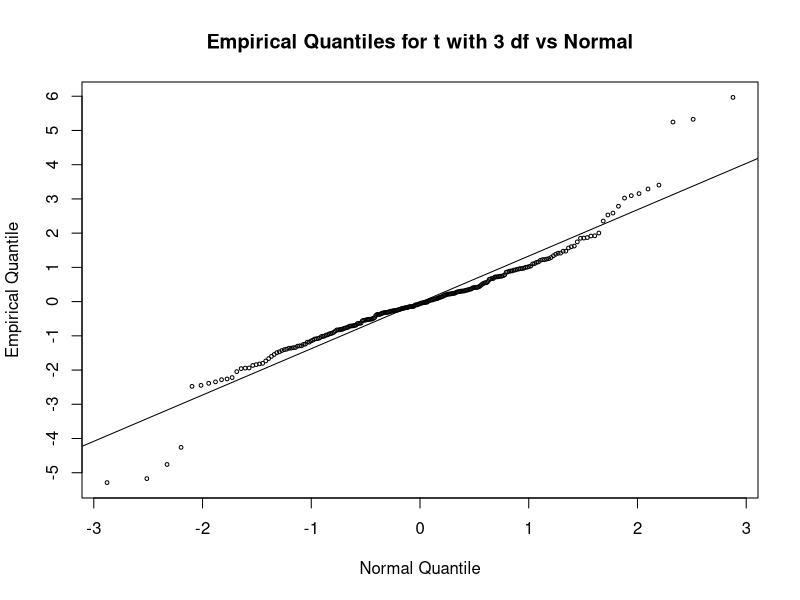
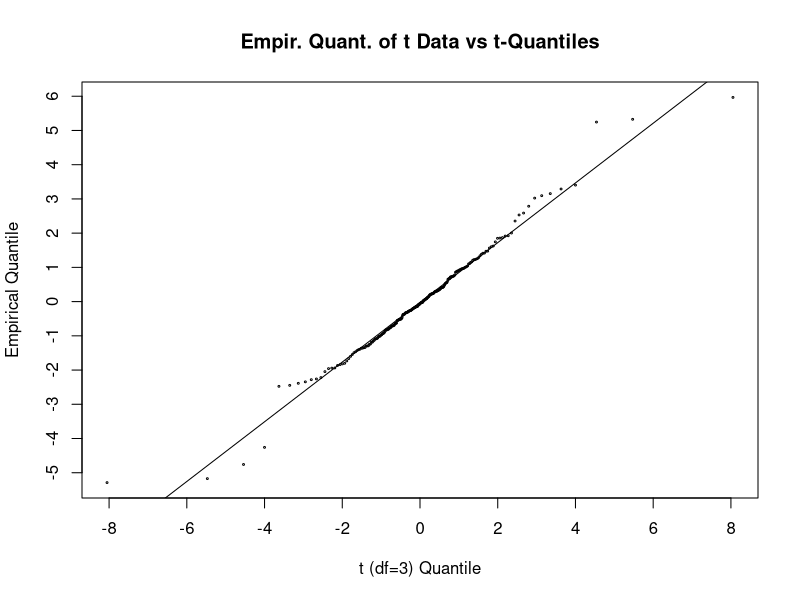
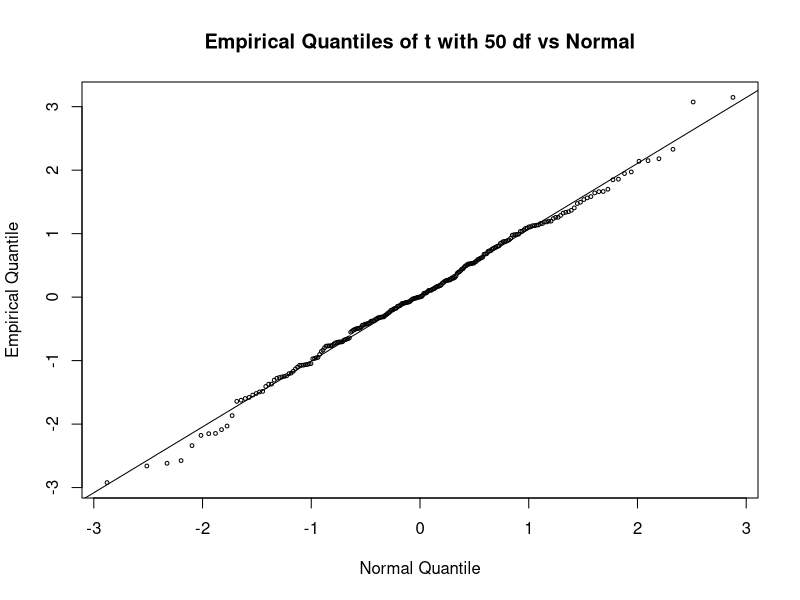
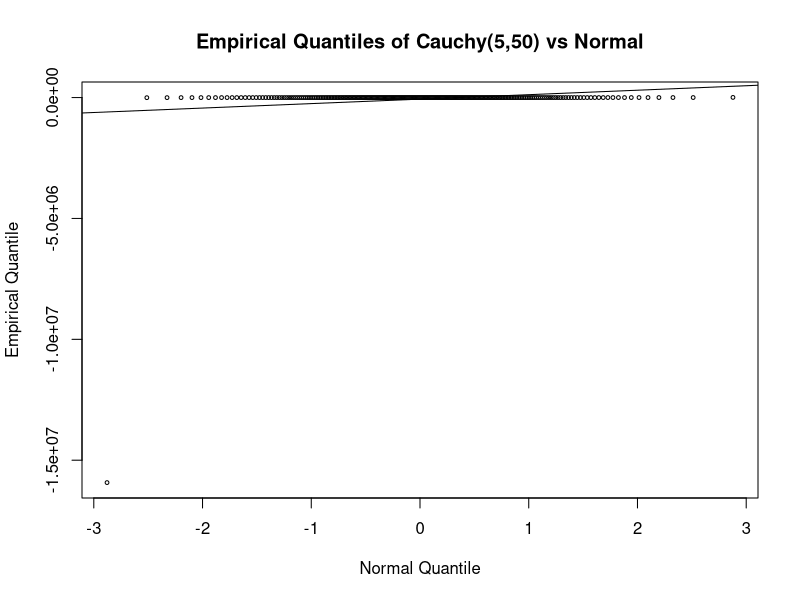
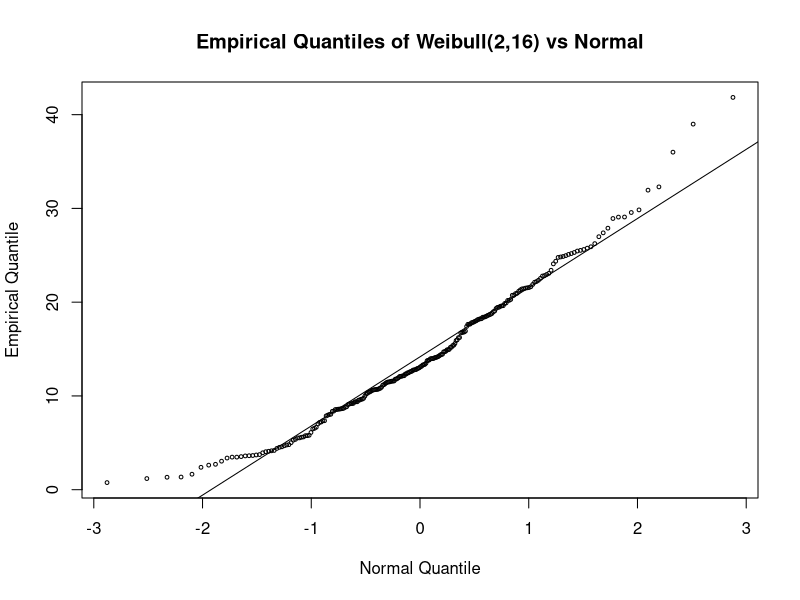
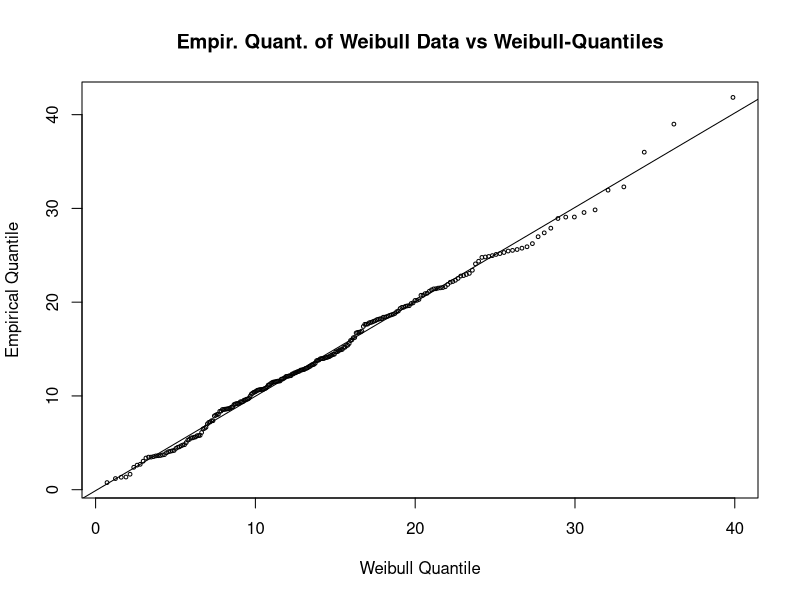
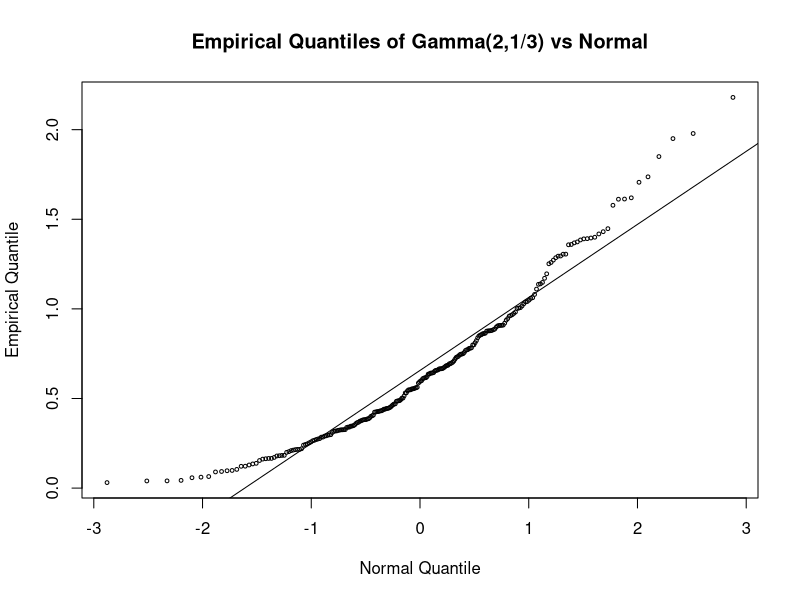
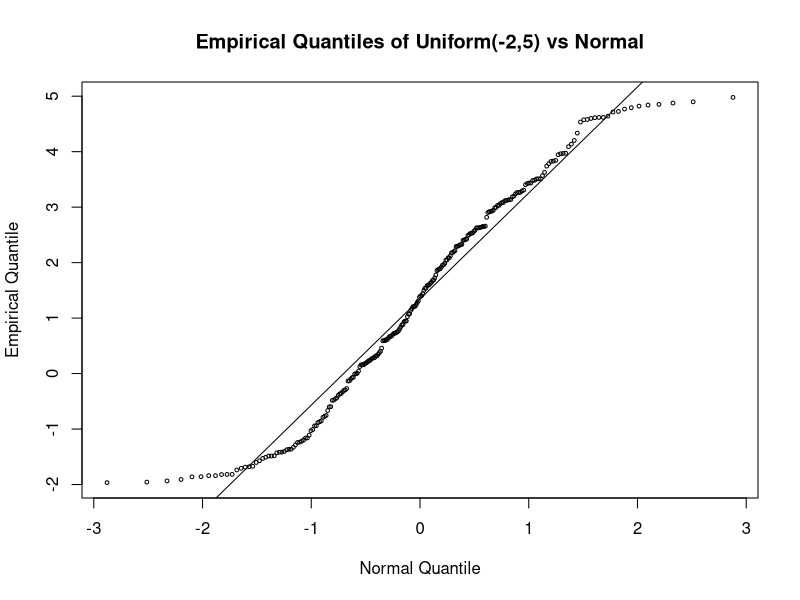

Write the R code that produced these figures, in order.
#The following R program generates data from various specified distributions
#and the plots the generated data various various reference distributions.
# This program is refdist.R in R Files on eCampus
#-------------------------------------------------------------------------------

#generates 250 observations from t with df=3 and 50, Cauchy, Gamma with 
#shape=2 and scale=1/3, weibull with scale=4 and shape=2, uniform on (-2,5):
#Note in the gamma function, gamma(a,b): a=shape, b=1/scale
#Note in the weibull function, weibull(a,b): a=shape, b=(scale)^(1/a)

n=250

i= seq(1:n)
u= (i-.5)/n
z   = sort(qnorm(u))

t3  = sort(rt(n,3))
t50 = sort(rt(n,50))
cau = sort(rcauchy(n,5,50))
wei = sort(rweibull(n,2,16))
gam = sort(rgamma(n,2,3))
uni = sort(runif(n,-2,5))

#The following commands will generate various normal probability plots:

#postscript("u:/meth1/psfiles/refdistt3vn.ps",height=8,horizontal=FALSE)


# Empirical Quantile of t with df=3  vs Normal Quantiles:

plot(z,t3,xlab="Normal Quantile",ylab="Empirical Quantile",
       lab=c(7,8,7),main="Empirical Quantiles for t with 3 df vs Normal",cex=.5)
abline(lm(t3~z))
 
# Empirical t with df= 3-Quantile vs t with df=3 Quantiles:

#postscript("u:/meth1/psfiles/refdistt3vt.ps",height=8,horizontal=FALSE)


t=sort(qt(u,3))
plot(t,t3, xlab="t (df=3) Quantile",
     ylab="Empirical Quantile",lab=c(6,9,7), main=
"Empir. Quant. of t Data vs t-Quantiles",cex=.25)
abline(lm(t3~t))



#postscript("u:/meth1/psfiles/refdistt50vn.ps",height=8,horizontal=FALSE)



# empirical t with df=50-Quantile vs normal quantiles:

plot(z,t50,xlab="Normal Quantile",ylab="Empirical Quantile",
       lab=c(7,8,7),main="Empirical Quantiles of t with 50 df vs Normal",cex=.5)
abline(lm(t50~z))

# empirical Cauchy-Quantile vs Normal Quantiles:

#postscript("u:/meth1/psfiles/refdistcvn.ps",height=8,horizontal=FALSE)


plot(z,cau,xlab="Normal Quantile",ylab="Empirical Quantile",
main="Empirical Quantiles of Cauchy(5,50) vs Normal",cex=.5)
abline(lm(cau~z))



#postscript("u:/meth1/psfiles/refdistwvn.ps",height=8,horizontal=FALSE)



# empirical Weibull-Quantile vs Normal Quantiles:

plot(z,wei,xlab="Normal Quantile",ylab="Empirical Quantile",
main="Empirical Quantiles of Weibull(2,16) vs Normal",cex=.5)
abline(lm(wei~z))

# empirical Weibull-Quantile vs Weibull-Quantiles:

#postscript("u:/meth1/psfiles/refdistwvw.ps",height=8,horizontal=FALSE)


x= sort(qweibull(u,2,16))
plot(x,wei, xlab="Weibull Quantile",ylab="Empirical Quantile",main=
"Empir. Quant. of Weibull Data vs Weibull-Quantiles",cex=.5)
abline(lm(wei~x))



#postscript("u:/meth1/psfiles/refdistgvn.ps",height=8,horizontal=FALSE)

# empirical Gamma-Quantile vs Normal Quantiles:

plot(z,gam,xlab="Normal Quantile",ylab="Empirical Quantile",
main="Empirical Quantiles of Gamma(2,1/3) vs Normal",cex=.5)
abline(lm(gam~z))


# empirical Uniform-Quantile vs Normal Quantiles:

#postscript("u:/meth1/psfiles/refdistuvn.ps",height=8,horizontal=FALSE)


plot(z,uni,xlab="Normal Quantile",ylab="Empirical Quantile",
lab=c(7,7,7), main="Empirical Quantiles of Uniform(-2,5) vs Normal",cex=.5)
abline(lm(uni~z))

#graphics.off()








